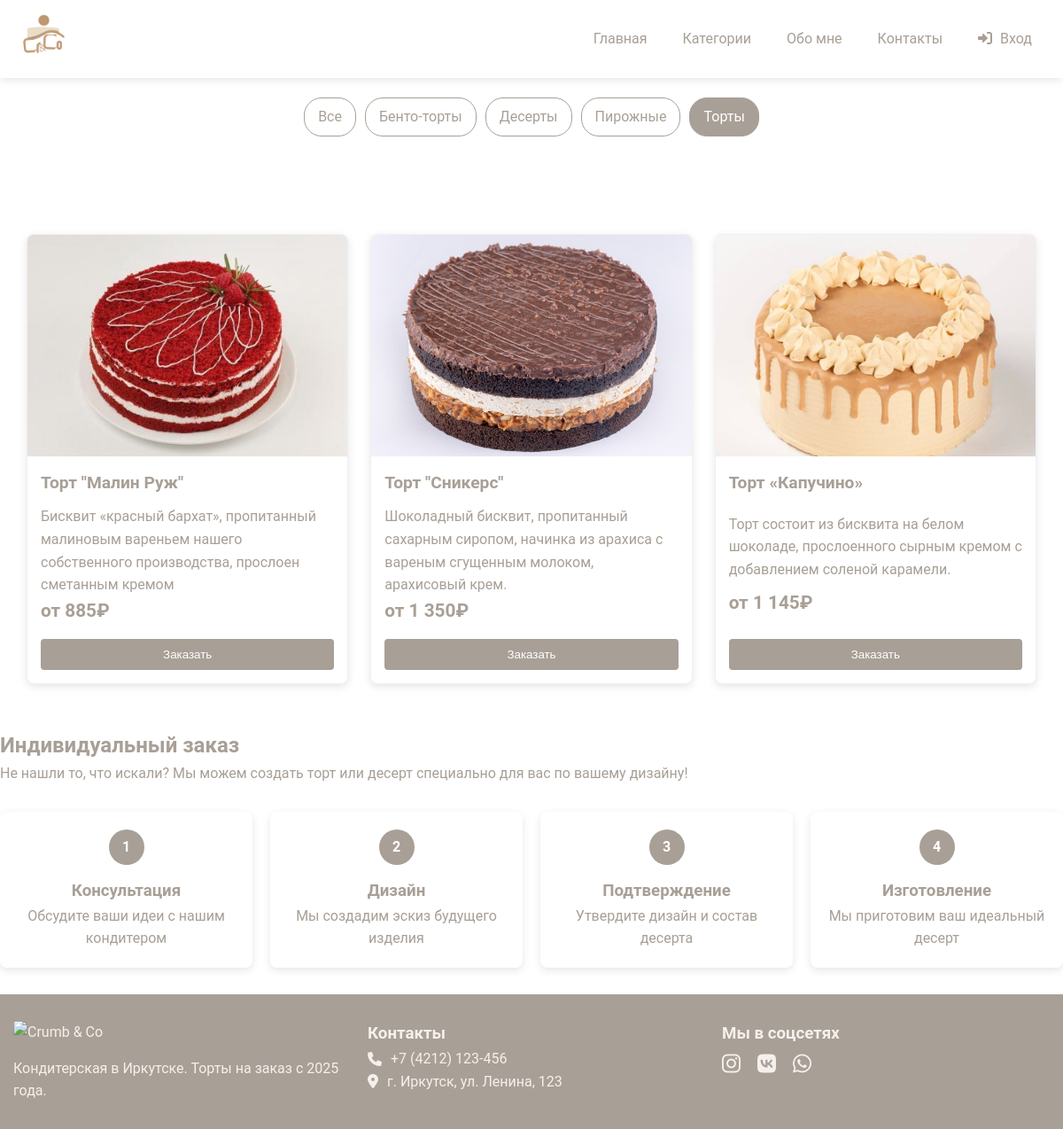
The page /services.php?category=cakes on the database its author committed.
### tables this page shows
CREATE TABLE `categories` (
  `id` int NOT NULL,
  `name` varchar(100) NOT NULL,
  `slug` varchar(100) NOT NULL
);

CREATE TABLE `products` (
  `id` int NOT NULL,
  `name` varchar(255) NOT NULL,
  `description` text,
  `price_min` decimal(10,2) NOT NULL,
  `image` varchar(255) DEFAULT NULL,
  `category_id` int DEFAULT NULL
);

### services.php (the view, shortened to what this page needs)
<?php
$pdo = new PDO("mysql:host=localhost;dbname=crumb_and_co;charset=utf8", 'root', '');
$pdo->setAttribute(PDO::ATTR_ERRMODE, PDO::ERRMODE_EXCEPTION);
$stmt = $pdo->query("SELECT id, name, slug FROM categories ORDER BY name");
$allCategories = $stmt->fetchAll();
$categorySlug = $_GET['category'] ?? 'all';
$products = [];
if ($categorySlug === 'all') {
    $stmt = $pdo->query("SELECT id, name, description, price_min, image FROM products ORDER BY name");
    $products = $stmt->fetchAll();
} else {
    $stmt = $pdo->prepare("
        SELECT p.id, p.name, p.description, p.price_min, p.image
        FROM products p
        JOIN categories c ON p.category_id = c.id
        WHERE c.slug = ?
        ORDER BY p.name
    ");
    $stmt->execute([$categorySlug]);
    $products = $stmt->fetchAll();
}
?>
<!DOCTYPE html>
<html lang="ru">
<head>
    <link rel="stylesheet" href="css/style.css">
    <link rel="stylesheet" href="https://cdnjs.cloudflare.com/ajax/libs/font-awesome/6.0.0/css/all.min.css">
</head>
<body>
    <header class="header">
    <div class="container">
        <div class="header__logo">
            <a href="index.php">
                <img src="img/logo.jpg" alt="Crumb & Co">
            </a>
        </div>
       <nav class="header__nav">
    <ul>
        <li><a href="index.php">Главная</a></li>
        <li><a href="services.php">Категории</a></li>
        <li><a href="about.php">Обо мне</a></li>
        <li><a href="contacts.php">Контакты</a></li>
        <?php if (isset($_SESSION['user_id'])): ?>
            <li class="header__user">
                <a href="account.php" class="auth-button" title="Личный кабинет">
                    <i class="fas fa-user"></i>
                    <span class="user-name"><?= htmlspecialchars($_SESSION['user_name'] ?? 'Профиль') ?></span>
                </a>
            </li>
            <li>
                <a href="logout.php" class="auth-button">
                    <i class="fas fa-sign-out-alt"></i> Выйти
                </a>
            </li>
        <?php else: ?>
            <li>
                <a href="auth.php" class="auth-button">
                    <i class="fas fa-sign-in-alt"></i> Вход
                </a>
            </li>
        <?php endif; ?>
    </ul>
</nav>
        </div>
    </header>
    <main class="services-page">
        <div class="container">
<div class="services__categories">
    <a href="services.php?category=all" class="category-btn <?= $categorySlug === 'all' ? 'active' : '' ?>">Все</a>
    <?php foreach ($allCategories as $cat): ?>
        <a href="services.php?category=<?= htmlspecialchars($cat['slug']) ?>"
           class="category-btn <?= $categorySlug === $cat['slug'] ? 'active' : '' ?>">
            <?= htmlspecialchars($cat['name']) ?>
        </a>
    <?php endforeach; ?>
</div>
            <section class="categories">
                <div class="container">
                    <div class="categories__grid">
    <?php if (empty($products)): ?>
        <p style="grid-column: 1 / -1; text-align: center; color: #777;">Товары не найдены.</p>
    <?php else: ?>
        <?php foreach ($products as $product): ?>
        <div class="product-card">
            <img src="img/<?= htmlspecialchars($product['image'] ?? 'placeholder.jpg') ?>"
                 alt="<?= htmlspecialchars($product['name']) ?>">
            <div class="product-card__info">
                <h3><?= htmlspecialchars($product['name']) ?></h3>
                <p><?= htmlspecialchars($product['description'] ?? 'Без описания') ?></p>
                <div class="product-card__price">от <?= number_format($product['price_min'], 0, '', ' ') ?>₽</div>
                <button class="btn btn--primary add-to-cart"
                        data-id="<?= $product['id'] ?>"
                        data-name="<?= htmlspecialchars($product['name']) ?>"
                        data-price="<?= $product['price_min'] ?>">
                    Заказать
                </button>
            </div>
        </div>
        <?php endforeach; ?>
    <?php endif; ?>
</div>
                </div>
            </div>
            <section class="custom-order">
                <h2>Индивидуальный заказ</h2>
                <p>Не нашли то, что искали? Мы можем создать торт или десерт специально для вас по вашему дизайну!</p>
                <div class="custom-order__steps">
                    <div class="step">
                        <div class="step__number">1</div>
                        <h3>Консультация</h3>
                        <p>Обсудите ваши идеи с нашим кондитером</p>
                    </div>
                    <div class="step">
                        <div class="step__number">2</div>
                        <h3>Дизайн</h3>
                        <p>Мы создадим эскиз будущего изделия</p>
                    </div>
                    <div class="step">
                        <div class="step__number">3</div>
                        <h3>Подтверждение</h3>
                        <p>Утвердите дизайн и состав десерта</p>
                    </div>
                    <div class="step">
                        <div class="step__number">4</div>
                        <h3>Изготовление</h3>
                        <p>Мы приготовим ваш идеальный десерт</p>
                    </div>
                </div>
            </section>
    </main>
    <footer class="footer">
        <div class="container">
            <div class="footer__info">
                <img src="img/.jpg" alt="Crumb & Co" class="footer__logo">
                <p>Кондитерская в Иркутске. Торты на заказ с 2025 года.</p>
            </div>
            <div class="footer__contacts">
                <h3>Контакты</h3>
                <p><i class="fas fa-phone"></i> +7 (4212) 123-456</p>
                <p><i class="fas fa-map-marker-alt"></i> г. Иркутск, ул. Ленина, 123</p>
            </div>
            <div class="footer__social">
                <h3>Мы в соцсетях</h3>
                <a href="#"><i class="fab fa-instagram"></i></a>
                <a href="#"><i class="fab fa-vk"></i></a>
                <a href="#"><i class="fab fa-whatsapp"></i></a>
            </div>
        </div>
    </footer>
</body>
</html>

### style.css (style rules this page uses)
:root { --primary-color: #a89f96; --secondary-color: #fcfcfc; --dark-color: #a89f96; --light-color: #f5f5f5; --white: #fff; --gray: #ccc; --transition: all 0.3s ease; }
* { margin: 0; padding: 0; box-sizing: border-box; }
body { font-family: 'Roboto', sans-serif; color: var(--dark-color); line-height: 1.6; min-height: 100vh; display: flex; flex-direction: column; }
.container { width: 100%; max-width: 1200px; margin: 0 auto; padding: 0 15px; }
.btn { display: inline-block; padding: 10px 20px; border: none; border-radius: 4px; cursor: pointer; transition: var(--transition); text-decoration: none; font-weight: 500; }
.btn--primary { background-color: var(--primary-color); color: var(--white); }
.header { background-color: var(--white); box-shadow: 0 2px 10px rgba(0, 0, 0, 0.1); position: fixed; width: 100%; top: 0; z-index: 1000; }
.header .container { display: flex; justify-content: space-between; align-items: center; padding: 10px 15px; }
.header__logo img { height: 60px; }
.header__nav ul { list-style: none; display: flex; align-items: center; }
.header__nav li { margin: 0 10px; }
.auth-button { display: flex; align-items: center; text-decoration: none; color: #333; padding: 8px 12px; border-radius: 5px; transition: background-color 0.3s; }
.auth-button i { margin-right: 5px; }
.header__nav a { color: var(--dark-color); text-decoration: none; padding: 10px; display: block; transition: var(--transition); }
main { flex: 1; margin-top: 80px; }
.categories { padding: 50px 0; }
.categories__grid { display: grid; grid-template-columns: repeat(auto-fit, minmax(250px, 1fr)); gap: 25px; }
.product-card { background: var(--white); border-radius: 8px; overflow: hidden; box-shadow: 0 3px 10px rgba(0, 0, 0, 0.1); transition: var(--transition); border: 1px solid #f0f0f0; }
.product-card img { width: 100%; height: 250px; object-fit: cover; }
.product-card__info { padding: 15px; }
.product-card__info h3 { font-size: 1.2rem; margin-bottom: 10px; }
.product-card__price { color: var(--primary-color); font-weight: bold; font-size: 1.3rem; margin-bottom: 15px; }
.services__categories { display: flex; flex-wrap: wrap; gap: 10px; margin: 30px 0; justify-content: center; }
.category-btn { padding: 8px 15px; border: 1px solid var(--primary-color); background: none; color: var(--primary-color); border-radius: 20px; cursor: pointer; transition: var(--transition); text-decoration: none; }
.category-btn:hover, .category-btn.active { background-color: var(--primary-color); color: var(--white); }
.custom-order__steps { display: grid; grid-template-columns: repeat(auto-fit, minmax(200px, 1fr)); gap: 20px; margin: 30px 0; }
.step { text-align: center; padding: 20px; background-color: var(--white); border-radius: 8px; box-shadow: 0 3px 10px rgba(0, 0, 0, 0.1); }
.step__number { width: 40px; height: 40px; background-color: var(--primary-color); color: var(--white); border-radius: 50%; display: flex; align-items: center; justify-content: center; margin: 0 auto 15px; font-weight: bold; }
.footer { background-color: #a89f96; color: #f5f0ec; padding: 30px 0; margin-top: auto; }
.footer .container { display: grid; grid-template-columns: repeat(auto-fit, minmax(250px, 1fr)); gap: 30px; }
.footer__logo { height: 50px; margin-bottom: 15px; }
.footer__contacts h3, .footer__social h3, .footer__info p { color: #f5f0ec; }
.footer__contacts p, .footer__info p { display: flex; align-items: center; }
.footer__contacts i, .footer__contacts p { margin-right: 10px; }
.footer__social a { color: #f5f0ec; font-size: 1.5rem; margin-right: 15px; transition: var(--transition); }

### rows shown on the page
categories: name "Бенто-торты"
categories: name "Десерты"
categories: name "Пирожные"
categories: name "Торты"
products: image (picture), name "Торт \"Малин Руж\"", description "Бисквит «красный бархат», пропитанный малиновым вареньем нашего собственного производства, прослоен сметанным кремом", price_min "885"
products: image (picture), name "Торт \"Сникерс\"", description "Шоколадный бисквит, пропитанный сахарным сиропом, начинка из арахиса с вареным сгущенным молоком, арахисовый крем.", price_min "1 350"
products: image (picture), name "Торт «Капучино»", description "Торт состоит из бисквита на белом шоколаде, прослоенного сырным кремом с добавлением соленой карамели.", price_min "1 145"
